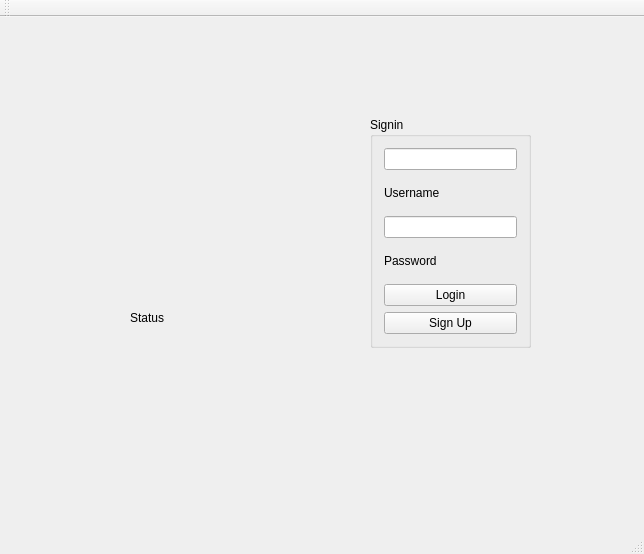
<?xml version="1.0" encoding="UTF-8"?>
<ui version="4.0">
 <class>Login</class>
 <widget class="QMainWindow" name="Login">
  <property name="geometry">
   <rect>
    <x>0</x>
    <y>0</y>
    <width>644</width>
    <height>554</height>
   </rect>
  </property>
  <property name="windowTitle">
   <string>Login</string>
  </property>
  <widget class="QWidget" name="centralWidget">
   <widget class="QStackedWidget" name="pagesStack">
    <property name="geometry">
     <rect>
      <x>50</x>
      <y>30</y>
      <width>531</width>
      <height>391</height>
     </rect>
    </property>
    <property name="currentIndex">
     <number>0</number>
    </property>
    <widget class="QWidget" name="page">
     <widget class="QLabel" name="noteSpaceLogo">
      <property name="geometry">
       <rect>
        <x>110</x>
        <y>100</y>
        <width>131</width>
        <height>151</height>
       </rect>
      </property>
      <property name="text">
       <string/>
      </property>
      <property name="pixmap">
       <pixmap resource="pics.qrc">:/Icons/notes_mainLabel.png</pixmap>
      </property>
      <property name="scaledContents">
       <bool>true</bool>
      </property>
     </widget>
     <widget class="QLabel" name="statusLabel">
      <property name="geometry">
       <rect>
        <x>80</x>
        <y>260</y>
        <width>241</width>
        <height>21</height>
       </rect>
      </property>
      <property name="text">
       <string>Status</string>
      </property>
     </widget>
     <widget class="QGroupBox" name="groupBox">
      <property name="geometry">
       <rect>
        <x>320</x>
        <y>70</y>
        <width>161</width>
        <height>231</height>
       </rect>
      </property>
      <property name="title">
       <string>Signin</string>
      </property>
      <layout class="QVBoxLayout" name="verticalLayout">
       <item>
        <widget class="QLineEdit" name="lineEditUser"/>
       </item>
       <item>
        <widget class="QLabel" name="usernameLabel">
         <property name="text">
          <string>Username</string>
         </property>
        </widget>
       </item>
       <item>
        <widget class="QLineEdit" name="lineEditPassword"/>
       </item>
       <item>
        <widget class="QLabel" name="passwordLabel">
         <property name="text">
          <string>Password</string>
         </property>
        </widget>
       </item>
       <item>
        <widget class="QPushButton" name="pushButton">
         <property name="text">
          <string>Login</string>
         </property>
        </widget>
       </item>
       <item>
        <widget class="QPushButton" name="pushButton_2">
         <property name="text">
          <string>Sign Up</string>
         </property>
        </widget>
       </item>
      </layout>
     </widget>
    </widget>
    <widget class="QWidget" name="page_2">
     <widget class="QWidget" name="layoutWidget">
      <property name="geometry">
       <rect>
        <x>10</x>
        <y>40</y>
        <width>361</width>
        <height>261</height>
       </rect>
      </property>
      <layout class="QVBoxLayout" name="verticalLayout_3">
       <item>
        <layout class="QVBoxLayout" name="verticalLayout_2">
         <item>
          <layout class="QHBoxLayout" name="horizontalLayout">
           <item>
            <widget class="QLabel" name="nameLabel">
             <property name="text">
              <string>Name:</string>
             </property>
            </widget>
           </item>
           <item>
            <widget class="QLineEdit" name="nameLineEdit"/>
           </item>
          </layout>
         </item>
         <item>
          <layout class="QHBoxLayout" name="horizontalLayout_2">
           <item>
            <widget class="QLabel" name="userNameLabel">
             <property name="text">
              <string>User Name:</string>
             </property>
            </widget>
           </item>
           <item>
            <widget class="QLineEdit" name="userNameLineEdit"/>
           </item>
          </layout>
         </item>
         <item>
          <layout class="QHBoxLayout" name="horizontalLayout_3">
           <item>
            <widget class="QLabel" name="emailLabel">
             <property name="text">
              <string>e-mail:</string>
             </property>
            </widget>
           </item>
           <item>
            <widget class="QLineEdit" name="emailLineEdit"/>
           </item>
          </layout>
         </item>
         <item>
          <layout class="QHBoxLayout" name="horizontalLayout_4">
           <item>
            <widget class="QLabel" name="passwordLabel_2">
             <property name="text">
              <string>Password:</string>
             </property>
            </widget>
           </item>
           <item>
            <widget class="QLineEdit" name="passwordLineEdit"/>
           </item>
          </layout>
         </item>
        </layout>
       </item>
       <item>
        <widget class="QLabel" name="errorLabel">
         <property name="text">
          <string/>
         </property>
        </widget>
       </item>
       <item>
        <layout class="QHBoxLayout" name="horizontalLayout_5">
         <item>
          <widget class="QPushButton" name="signUpButton">
           <property name="text">
            <string>Sign Up</string>
           </property>
          </widget>
         </item>
         <item>
          <widget class="QPushButton" name="quitButton">
           <property name="text">
            <string>Quit</string>
           </property>
          </widget>
         </item>
        </layout>
       </item>
      </layout>
     </widget>
    </widget>
   </widget>
  </widget>
  <widget class="QToolBar" name="mainToolBar">
   <attribute name="toolBarArea">
    <enum>TopToolBarArea</enum>
   </attribute>
   <attribute name="toolBarBreak">
    <bool>false</bool>
   </attribute>
  </widget>
  <widget class="QStatusBar" name="statusBar"/>
  <action name="actionNew">
   <property name="text">
    <string>New</string>
   </property>
  </action>
  <action name="actionLog_Out">
   <property name="text">
    <string>Log Out</string>
   </property>
  </action>
 </widget>
 <layoutdefault spacing="6" margin="11"/>
 <resources>
  <include location="pics.qrc"/>
 </resources>
 <connections/>
</ui>
